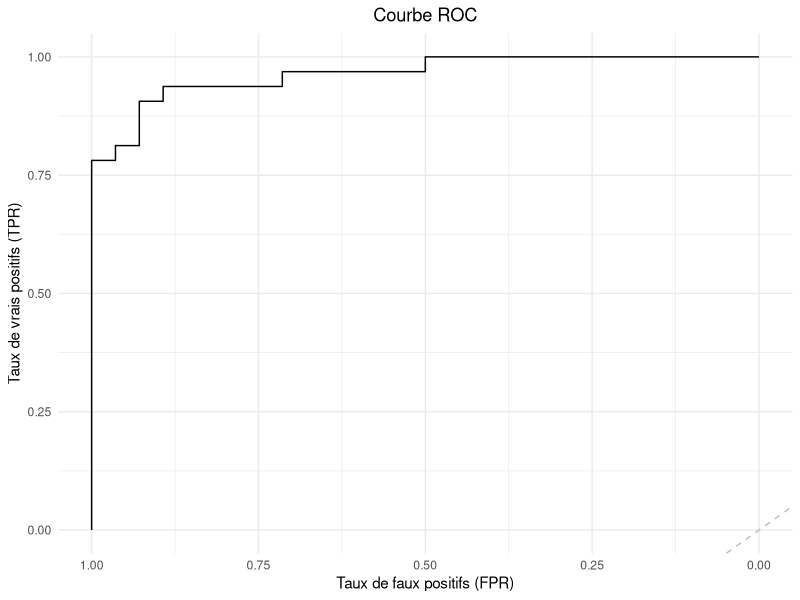
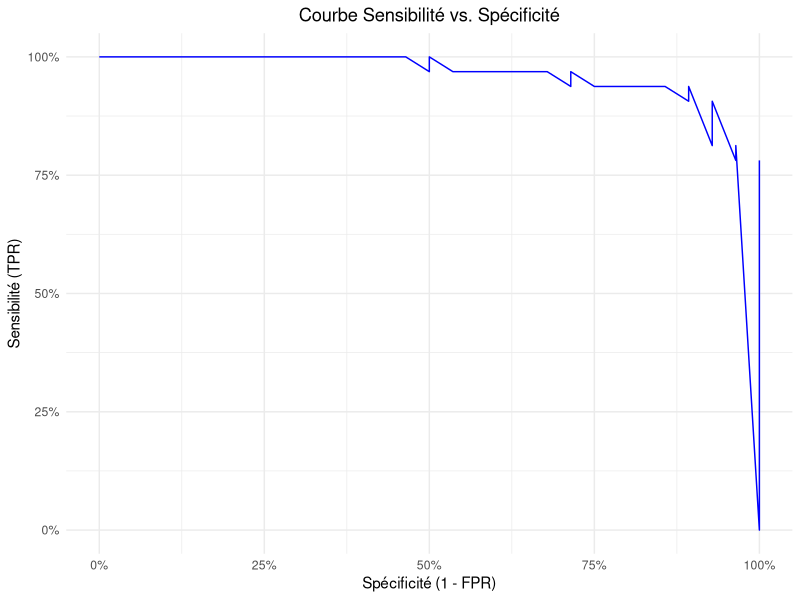

Here is the R script that generated these plots, in order: (Note: this script raises an error after producing the figures.)
## ---- chunk 1
knitr::opts_chunk$set(echo = TRUE)
## ---- chunk 2
current_directory <- getwd()

# Afficher le répertoire de travail
print(current_directory)
setwd("/Users/justinemanuel/Documents/GitHub/DJDDS-groupe5")
## ---- chunk 3

# Charger les bibliothèques nécessaires
library(ggplot2)
library(readr)

# Charger les données depuis le fichier CSV avec un point-virgule comme délimiteur et un séparateur décimal
donnees <- read.csv2("DATA/farms_train.csv")
donnees2 <- read.csv2("DATA/farms_test.csv")


# Afficher les premières lignes pour vérifier les données
head(donnees)
head(donnees2)

## ---- chunk 4
library(caret)
set.seed(123)  # Pour rendre la partition reproductible

# Partitionner les données d'entraînement : 80% pour l'entraînement, 20% pour le test
partition <- createDataPartition(donnees$DIFF, p = 0.8, list = FALSE)

# Données d'entraînement (80%)
train_data <- donnees[partition, ]

# Données de test (20%)
test_data <- donnees[ -partition, ]

# Vérifier la taille des jeux de données
cat("Taille des données d'entraînement : ", nrow(train_data), "\n")
cat("Taille des données de test : ", nrow(test_data), "\n")

# Vérifier les premières lignes des jeux de données d'entraînement et de test
head(train_data)
head(test_data)
## ---- chunk 5
train_data$DIFF <- factor(train_data$DIFF)
str(train_data$DIFF)
test_data$DIFF <- factor(test_data$DIFF)
str(test_data$DIFF)
# Vérifiez le type des variables explicatives
sapply(train_data[, c("R2", "R7", "R8", "R17", "R22", "R32")], class)

## ---- chunk 6
# Vérifier la présence de valeurs manquantes dans le jeu de données
sum(is.na(train_data))
## ---- chunk 7
# Charger les bibliothèques nécessaires
library(dplyr)   # Pour manipuler les données

# Créer un modèle de régression logistique sur les données d'entraînement
log_model <- glm(DIFF ~ R2 + R7 + R8 + R17 + R22 + R32, data = train_data, family = binomial)

# Résumé du modèle pour voir les coefficients
summary(log_model)

## ---- chunk 8
# Faire des prédictions sur les données de test
# Utiliser le modèle logistique pour prédire la probabilité que DIFF = 1
predictions_prob <- predict(log_model, test_data, type = "response")

# Convertir les probabilités en classes binaires
predictions_class <- ifelse(predictions_prob > 0.5, 1, 0)

# Convertir les prédictions en facteur pour la comparaison avec la variable cible dans les données de test
predictions_class <- factor(predictions_class, levels = c(0, 1))

# Calculer la matrice de confusion pour évaluer la performance du modèle
library(caret)
conf_matrix <- confusionMatrix(predictions_class, test_data$DIFF)

# Afficher la matrice de confusion
print(conf_matrix)

# Extraire l'accuracy (précision globale) du modèle
accuracy <- conf_matrix$overall['Accuracy']
cat("Accuracy: ", accuracy, "\n")
## ---- chunk 9
# Charger les bibliothèques nécessaires
library(pROC)
library(ROCR)

# 1. Courbe ROC et AUC
roc_curve <- roc(test_data$DIFF, predictions_prob)  # Calculer la courbe ROC
cat("AUC: ", auc(roc_curve), "\n")  # Afficher l'AUC

# Tracer la courbe ROC
roc_plot <- ggroc(roc_curve) +
  ggtitle("Courbe ROC") +
  theme_minimal() +
  theme(plot.title = element_text(hjust = 0.5)) +
  labs(x = "Taux de faux positifs (FPR)", y = "Taux de vrais positifs (TPR)") +
  geom_abline(intercept = 0, slope = 1, linetype = "dashed", color = "gray")

print(roc_plot)
## ---- chunk 10
# 2. Sensibilité et Spécificité
# Créer des objets de prédiction avec ROCR
pred_rocr <- prediction(predictions_prob, test_data$DIFF)

# Calculer les performances à différents seuils
perf <- performance(pred_rocr, measure = "tpr", x.measure = "fpr")  # Sensibilité (TPR) vs. Spécificité (1 - FPR)
sensitivity_specificity <- performance(pred_rocr, measure = "sens", x.measure = "spec")

# Tracer les courbes de sensibilité et spécificité
sens_spec_plot <- ggplot() +
  geom_line(aes(x = sensitivity_specificity@x.values[[1]], 
                y = sensitivity_specificity@y.values[[1]]), 
            color = "blue") +
  labs(title = "Courbe Sensibilité vs. Spécificité", 
       x = "Spécificité (1 - FPR)", y = "Sensibilité (TPR)") +
  theme_minimal() +
  theme(plot.title = element_text(hjust = 0.5)) +
  scale_x_continuous(labels = scales::percent) +
  scale_y_continuous(labels = scales::percent)

print(sens_spec_plot)
## ---- chunk 11
# Prédictions sur les données2
predictions_prob <- predict(log_model, newdata = donnees2, type = "response")

# Convertir les probabilités en classes binaires (si nécessaire)
predictions_class <- ifelse(predictions_prob > 0.5, 1, 0)

# Convertir les prédictions en facteur (0, 1)
predictions_class <- factor(predictions_class, levels = c(0, 1))

# Afficher les résultats
print(predictions_class)

## ---- chunk 12
# Créer un dataframe avec les ID et les prédictions de classe (DIFF)
predictions_df <- data.frame(
  ID = seq_len(nrow(donnees2)),
  DIFF = predictions_class 
)

# Sauvegarder ce dataframe dans un fichier CSV
write.csv(predictions_df, "soumission.csv", row.names = FALSE)

# Afficher le message de confirmation
cat("Le fichier CSV avec les prédictions a été créé sous le nom 'soumission.csv'.")
## ---- chunk 13
predictions_numeric
## ---- chunk 14
# Graphique 1: DIFF vs R2
ggplot(donnees, aes(x = DIFF, y = R2)) +  
  geom_point() +  
  labs(title = "Graphique de dispersion : DIFF vs R2", x = "DIFF", y = "R2") +
  theme_minimal()

# Graphique 2: DIFF vs R7
ggplot(donnees, aes(x = DIFF, y = R7)) +  
  geom_point() +  
  labs(title = "Graphique de dispersion : DIFF vs R7", x = "DIFF", y = "R7") +
  theme_minimal()

# Graphique 3: DIFF vs R8
ggplot(donnees, aes(x = DIFF, y = R8)) +  
  geom_point() +  
  labs(title = "Graphique de dispersion : DIFF vs R8", x = "DIFF", y = "R8") +
  theme_minimal()

# Graphique 4: DIFF vs R17
ggplot(donnees, aes(x = DIFF, y = R17)) +  
  geom_point() +  
  labs(title = "Graphique de dispersion : DIFF vs R17", x = "DIFF", y = "R17") +
  theme_minimal()

# Graphique 5: DIFF vs R22
ggplot(donnees, aes(x = DIFF, y = R22)) +  
  geom_point() +  
  labs(title = "Graphique de dispersion : DIFF vs R22", x = "DIFF", y = "R22") +
  theme_minimal()

# Graphique 6: DIFF vs R32
ggplot(donnees, aes(x = DIFF, y = R32)) +  
  geom_point() +  
  labs(title = "Graphique de dispersion : DIFF vs R32", x = "DIFF", y = "R32") +
  theme_minimal()
